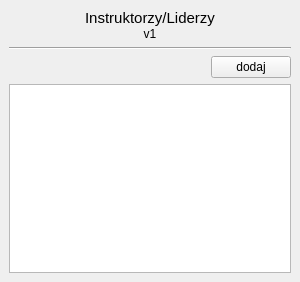
<?xml version="1.0" encoding="UTF-8"?>
<ui version="4.0">
 <class>Form</class>
 <widget class="QWidget" name="Form">
  <property name="geometry">
   <rect>
    <x>0</x>
    <y>0</y>
    <width>300</width>
    <height>282</height>
   </rect>
  </property>
  <property name="windowTitle">
   <string>Form</string>
  </property>
  <layout class="QGridLayout" name="gridLayout">
   <property name="leftMargin">
    <number>0</number>
   </property>
   <property name="topMargin">
    <number>0</number>
   </property>
   <property name="rightMargin">
    <number>0</number>
   </property>
   <property name="bottomMargin">
    <number>0</number>
   </property>
   <property name="spacing">
    <number>0</number>
   </property>
   <item row="0" column="0">
    <widget class="QWidget" name="widget" native="true">
     <layout class="QVBoxLayout" name="verticalLayout_3">
      <item>
       <widget class="QWidget" name="widget_2" native="true">
        <layout class="QVBoxLayout" name="verticalLayout">
         <property name="spacing">
          <number>0</number>
         </property>
         <property name="leftMargin">
          <number>0</number>
         </property>
         <property name="topMargin">
          <number>0</number>
         </property>
         <property name="rightMargin">
          <number>0</number>
         </property>
         <property name="bottomMargin">
          <number>0</number>
         </property>
         <item>
          <widget class="QLabel" name="label">
           <property name="font">
            <font>
             <pointsize>11</pointsize>
            </font>
           </property>
           <property name="text">
            <string>Instruktorzy/Liderzy</string>
           </property>
           <property name="alignment">
            <set>Qt::AlignCenter</set>
           </property>
          </widget>
         </item>
         <item>
          <widget class="QLabel" name="label_2">
           <property name="text">
            <string>v1</string>
           </property>
           <property name="alignment">
            <set>Qt::AlignCenter</set>
           </property>
          </widget>
         </item>
        </layout>
       </widget>
      </item>
      <item>
       <widget class="Line" name="line">
        <property name="orientation">
         <enum>Qt::Horizontal</enum>
        </property>
       </widget>
      </item>
      <item>
       <widget class="QWidget" name="widget_3" native="true">
        <layout class="QHBoxLayout" name="horizontalLayout">
         <property name="spacing">
          <number>0</number>
         </property>
         <property name="leftMargin">
          <number>0</number>
         </property>
         <property name="topMargin">
          <number>0</number>
         </property>
         <property name="rightMargin">
          <number>0</number>
         </property>
         <property name="bottomMargin">
          <number>0</number>
         </property>
         <item>
          <spacer name="horizontalSpacer">
           <property name="orientation">
            <enum>Qt::Horizontal</enum>
           </property>
           <property name="sizeHint" stdset="0">
            <size>
             <width>204</width>
             <height>20</height>
            </size>
           </property>
          </spacer>
         </item>
         <item>
          <widget class="QPushButton" name="btn_zapisz">
           <property name="text">
            <string>dodaj</string>
           </property>
          </widget>
         </item>
        </layout>
       </widget>
      </item>
      <item>
       <widget class="QTableWidget" name="tab_dane"/>
      </item>
     </layout>
    </widget>
   </item>
  </layout>
 </widget>
 <resources/>
 <connections/>
</ui>
